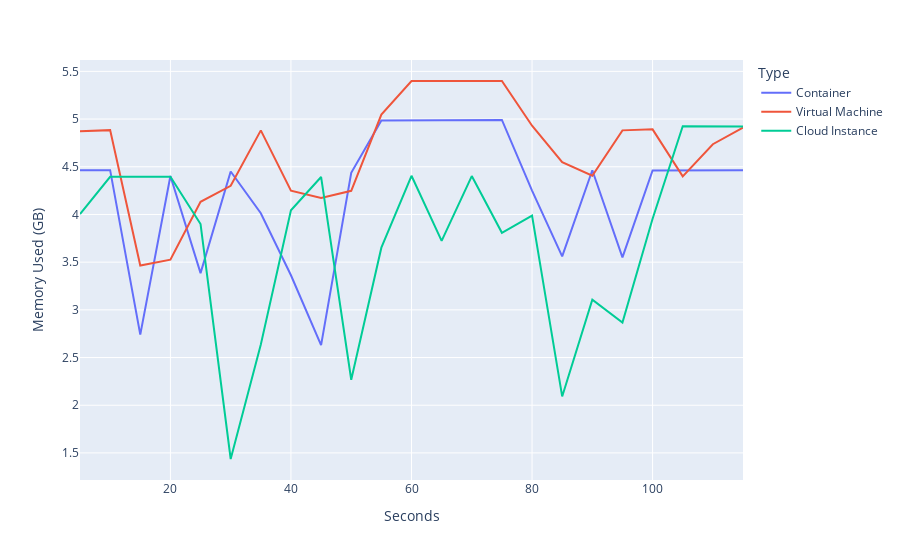

The notebook cell this image was saved under:
### Code cell
num_rows = 115
seconds = list(range(5, 5 + num_rows, 5))
container_nginx_memory_4G_total_average_df = pd.DataFrame(container_nginx_memory_4G_total_average).rename(columns={0: "Memory Used (GB)"})
container_nginx_memory_4G_total_average_df["Type"] = "Container"
container_nginx_memory_4G_total_average_df["Seconds"] = seconds

vm_nginx_memory_4G_total_average_df = pd.DataFrame(vm_nginx_memory_4G_total_average).rename(columns={0: "Memory Used (GB)"})
vm_nginx_memory_4G_total_average_df["Type"] = "Virtual Machine"
vm_nginx_memory_4G_total_average_df["Seconds"] = seconds

ec2_nginx_memory_4G_total_average_df = pd.DataFrame(ec2_nginx_memory_4G_total_average).rename(columns={0: "Memory Used (GB)"})
ec2_nginx_memory_4G_total_average_df["Type"] = "Cloud Instance"
ec2_nginx_memory_4G_total_average_df["Seconds"] = seconds

df_4G_total_average = pd.concat([container_nginx_memory_4G_total_average_df,vm_nginx_memory_4G_total_average_df,ec2_nginx_memory_4G_total_average_df])

fig = px.line(df_4G_total_average, x="Seconds", y="Memory Used (GB)", color="Type")

fig.show()

### Figure 1 — Plotly figure (JSON) as saved in the notebook; plotly's stock layout.template omitted (floating-point values rounded to 4 significant figures)
{"data": [{"hovertemplate": "Type=Container<br>Seconds=%{x}<br>Memory Used (GB)=%{y}<extra></extra>", "legendgroup": "Container", "line": {"color": "#636efa", "dash": "solid"}, "marker": {"symbol": "circle"}, "mode": "lines", "name": "Container", "orientation": "v", "showlegend": true, "type": "scatter", "x": [5, 10, 15, 20, 25, 30, 35, 40, 45, 50, 55, 60, 65, 70, 75, 80, 85, 90, 95, 100, 105, 110, 115], "xaxis": "x", "y": [4.462, 4.464, 2.74, 4.403, 3.385, 4.451, 4.013, 3.363, 2.63, 4.437, 4.986, 4.989, 4.989, 4.991, 4.991, 4.25, 3.56, 4.464, 3.551, 4.461, 4.463, 4.464, 4.465], "yaxis": "y"}, {"hovertemplate": "Type=Virtual Machine<br>Seconds=%{x}<br>Memory Used (GB)=%{y}<extra></extra>", "legendgroup": "Virtual Machine", "line": {"color": "#EF553B", "dash": "solid"}, "marker": {"symbol": "circle"}, "mode": "lines", "name": "Virtual Machine", "orientation": "v", "showlegend": true, "type": "scatter", "x": [5, 10, 15, 20, 25, 30, 35, 40, 45, 50, 55, 60, 65, 70, 75, 80, 85, 90, 95, 100, 105, 110, 115], "xaxis": "x", "y": [4.873, 4.884, 3.464, 3.525, 4.133, 4.301, 4.882, 4.25, 4.172, 4.248, 5.047, 5.398, 5.398, 5.399, 5.399, 4.93, 4.549, 4.406, 4.882, 4.892, 4.399, 4.736, 4.91], "yaxis": "y"}, {"hovertemplate": "Type=Cloud Instance<br>Seconds=%{x}<br>Memory Used (GB)=%{y}<extra></extra>", "legendgroup": "Cloud Instance", "line": {"color": "#00cc96", "dash": "solid"}, "marker": {"symbol": "circle"}, "mode": "lines", "name": "Cloud Instance", "orientation": "v", "showlegend": true, "type": "scatter", "x": [5, 10, 15, 20, 25, 30, 35, 40, 45, 50, 55, 60, 65, 70, 75, 80, 85, 90, 95, 100, 105, 110, 115], "xaxis": "x", "y": [4.005, 4.395, 4.395, 4.396, 3.899, 1.436, 2.636, 4.044, 4.393, 2.267, 3.652, 4.405, 3.724, 4.402, 3.808, 3.988, 2.092, 3.106, 2.867, 3.956, 4.924, 4.925, 4.922], "yaxis": "y"}], "layout": {"legend": {"title": {"text": "Type"}, "tracegroupgap": 0}, "margin": {"t": 60}, "xaxis": {"anchor": "y", "domain": [0, 1], "title": {"text": "Seconds"}}, "yaxis": {"anchor": "x", "domain": [0, 1], "title": {"text": "Memory Used (GB)"}}}}
